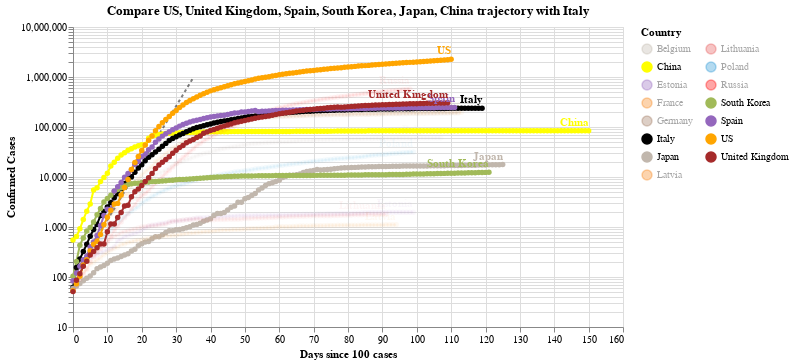

Notebook source saved alongside this figure:
### Code cell
#hide_input
chart2 = make_since_chart(dff2, ['US', 'United Kingdom', 'Spain', 'South Korea', 'Japan', 'China'], baseline_countries)
chart2

### Figure 1 — Vega-Lite specification as saved in the notebook (floating-point values rounded to 4 significant figures; data arrays with more than 128 entries replaced by an {"elided": "..."} marker saying what was removed)
{"config": {"view": {"continuousWidth": 400, "continuousHeight": 300}}, "layer": [{"data": {"name": "data-628230001892d6798b50651be41d1b3e"}, "mark": {"type": "line", "color": "black", "opacity": 0.5, "strokeDash": [3, 3]}, "encoding": {"x": {"type": "quantitative", "field": "Days since 100 cases"}, "y": {"type": "quantitative", "field": "Confirmed Cases"}}}, {"data": {"name": "data-e3fc917d8b6276f2a28745cd4959f71d"}, "mark": {"type": "line", "point": true}, "encoding": {"color": {"type": "nominal", "field": "Country", "legend": {"columns": 2}, "scale": {"domain": ["Belgium", "China", "Estonia", "France", "Germany", "Italy", "Japan", "Latvia", "Lithuania", "Poland", "Russia", "South Korea", "Spain", "US", "United Kingdom"], "range": ["#C1B7AD", "yellow", "#9467bd", "#F58518", "#9D755D", "black", "#C1B7AD", "#F58518", "#E45756", "#2495D3", "red", "#A1BA59", "#9467bd", "orange", "brown"]}}, "opacity": {"condition": {"value": 1, "selection": "selector006"}, "value": 0.05}, "tooltip": [{"type": "nominal", "field": "Country"}, {"type": "temporal", "field": "Date"}, {"type": "quantitative", "field": "Confirmed Cases"}, {"type": "quantitative", "field": "Days since 100 cases"}], "x": {"type": "quantitative", "field": "Days since 100 cases"}, "y": {"type": "quantitative", "field": "Confirmed Cases", "scale": {"type": "log"}}}, "selection": {"selector006": {"type": "multi", "fields": ["Country"], "bind": "legend", "init": [{"Country": "US"}, {"Country": "United Kingdom"}, {"Country": "Spain"}, {"Country": "South Korea"}, {"Country": "Japan"}, {"Country": "China"}, {"Country": "Italy"}]}}, "width": 550}, {"data": {"name": "data-e3fc917d8b6276f2a28745cd4959f71d"}, "mark": {"type": "text", "align": "right", "dy": -8, "fontWeight": "bold"}, "encoding": {"color": {"type": "nominal", "field": "Country", "legend": {"columns": 2}, "scale": {"domain": ["Belgium", "China", "Estonia", "France", "Germany", "Italy", "Japan", "Latvia", "Lithuania", "Poland", "Russia", "South Korea", "Spain", "US", "United Kingdom"], "range": ["#C1B7AD", "yellow", "#9467bd", "#F58518", "#9D755D", "black", "#C1B7AD", "#F58518", "#E45756", "#2495D3", "red", "#A1BA59", "#9467bd", "orange", "brown"]}}, "opacity": {"condition": {"value": 1, "selection": "selector006"}, "value": 0.05}, "text": {"type": "nominal", "field": "Country"}, "tooltip": [{"type": "nominal", "field": "Country"}, {"type": "temporal", "field": "Date"}, {"type": "quantitative", "field": "Confirmed Cases"}, {"type": "quantitative", "field": "Days since 100 cases"}], "x": {"type": "quantitative", "field": "Days since 100 cases"}, "y": {"type": "quantitative", "field": "Confirmed Cases", "scale": {"type": "log"}}}, "transform": [{"filter": "(datum['Date'] >= 1592611200000)"}], "width": 550}], "title": "Compare US, United Kingdom, Spain, South Korea, Japan, China trajectory with Italy", "$schema": "https://vega.github.io/schema/vega-lite/v4.0.2.json", "datasets": {"data-628230001892d6798b50651be41d1b3e": [{"Days since 100 cases": 0, "Confirmed Cases": 100.0}, {"Days since 100 cases": 1, "Confirmed Cases": 130.0}, {"Days since 100 cases": 2, "Confirmed Cases": 169.0}, {"Days since 100 cases": 3, "Confirmed Cases": 219.7}, {"Days since 100 cases": 4, "Confirmed Cases": 285.6}, {"Days since 100 cases": 5, "Confirmed Cases": 371.3}, {"Days since 100 cases": 6, "Confirmed Cases": 482.7}, {"Days since 100 cases": 7, "Confirmed Cases": 627.5}, {"Days since 100 cases": 8, "Confirmed Cases": 815.7}, {"Days since 100 cases": 9, "Confirmed Cases": 1060.0}, {"Days since 100 cases": 10, "Confirmed Cases": 1379.0}, {"Days since 100 cases": 11, "Confirmed Cases": 1792.0}, {"Days since 100 cases": 12, "Confirmed Cases": 2330.0}, {"Days since 100 cases": 13, "Confirmed Cases": 3029.0}, {"Days since 100 cases": 14, "Confirmed Cases": 3937.0}, {"Days since 100 cases": 15, "Confirmed Cases": 5119.0}, {"Days since 100 cases": 16, "Confirmed Cases": 6654.0}, {"Days since 100 cases": 17, "Confirmed Cases": 8650.0}, {"Days since 100 cases": 18, "Confirmed Cases": 11250.0}, {"Days since 100 cases": 19, "Confirmed Cases": 14620.0}, {"Days since 100 cases": 20, "Confirmed Cases": 19000.0}, {"Days since 100 cases": 21, "Confirmed Cases": 24710.0}, {"Days since 100 cases": 22, "Confirmed Cases": 32120.0}, {"Days since 100 cases": 23, "Confirmed Cases": 41750.0}, {"Days since 100 cases": 24, "Confirmed Cases": 54280.0}, {"Days since 100 cases": 25, "Confirmed Cases": 70560.0}, {"Days since 100 cases": 26, "Confirmed Cases": 91730.0}, {"Days since 100 cases": 27, "Confirmed Cases": 119300.0}, {"Days since 100 cases": 28, "Confirmed Cases": 155000.0}, {"Days since 100 cases": 29, "Confirmed Cases": 201500.0}, {"Days since 100 cases": 30, "Confirmed Cases": 262000.0}, {"Days since 100 cases": 31, "Confirmed Cases": 340600.0}, {"Days since 100 cases": 32, "Confirmed Cases": 442800.0}, {"Days since 100 cases": 33, "Confirmed Cases": 575600.0}, {"Days since 100 cases": 34, "Confirmed Cases": 748300.0}, {"Days since 100 cases": 35, "Confirmed Cases": 972800.0}], "data-e3fc917d8b6276f2a28745cd4959f71d": {"elided": "1673 records"}}}
